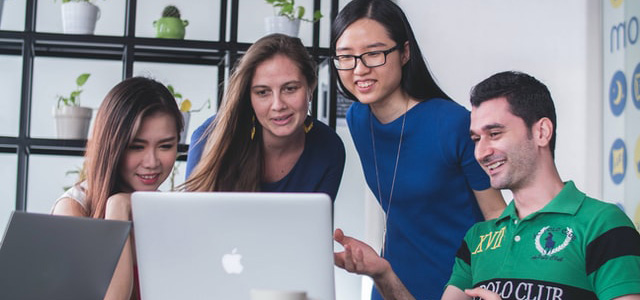
#> input picture search/img/about.jpg, 640 x 300 px, found by its file name
$ python imageSearch.py
#> lines starting #> are read from the running program, lines starting #| are printed output that depends on the picture
import cv2
import numpy as np

img = cv2.imread('./img/about.jpg')
#> img is the input picture: shape (300, 640, 3); mean B, G, R 143.8, 135.6, 128.6
img = cv2.cvtColor(img, cv2.COLOR_BGR2RGB)
img = cv2.resize(img,(300, 300))
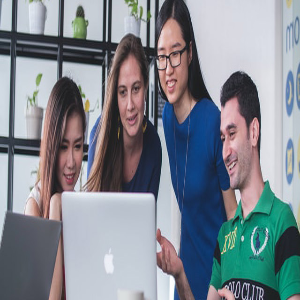
#> img: shape (300, 300, 3); mean R, G, B 128.6, 135.7, 143.8

imgFlat = np.float32(img.reshape(img.shape[0] * img.shape[1],3))

criteria = (cv2.TERM_CRITERIA_EPS + cv2.TERM_CRITERIA_MAX_ITER, 10, 1.0)
flags = cv2.KMEANS_RANDOM_CENTERS
K=3

ret, labels, centers = cv2.kmeans(imgFlat, K, None, criteria, 10, flags)
#> ret = 157273321.9; centers = [[201.7, 204.6, 212.2], [149.6, 128.8, 129.5], [44.84, 67.62, 79.34]]
centers = np.uint8(centers)
#> centers = [[201, 204, 212], [149, 128, 129], [44, 67, 79]]

indexedImg = centers[[labels.flatten()]]
indexedImg = indexedImg.reshape((img.shape))
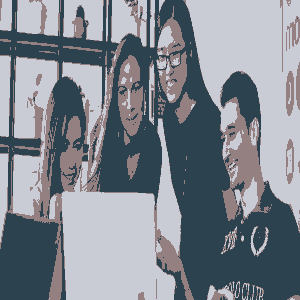
#> indexedImg: shape (300, 300, 3); mean R, G, B 127.9, 135, 143.5


# showing
cv2.imshow("img", indexedImg)
cv2.waitKey(0)
cv2.destroyAllWindows()
